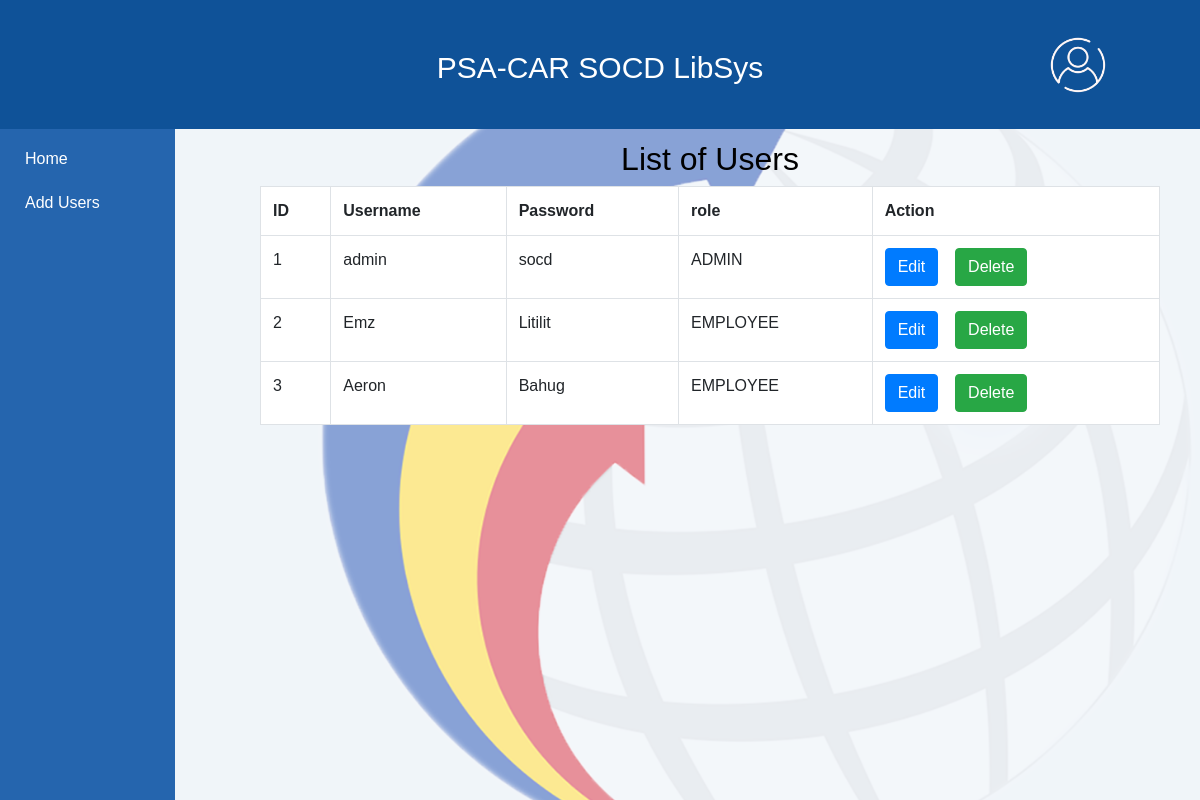
Page /manage_users.php (signed in) on the committed database.
### tables this page shows
CREATE TABLE `users` (
  `user_id` int(11) NOT NULL,
  `username` varchar(50) NOT NULL,
  `password` varchar(255) NOT NULL,
  `role` enum('ADMIN','EMPLOYEE') NOT NULL
);

### manage_users.php (the view, shortened to what this page needs)
<?php
$host = "localhost";
$db_username = "root";
$db_password = "";
$database = "file_inventory";
$conn = new mysqli($host, $db_username, $db_password, $database);
?>
<!DOCTYPE html>
<html lang="en">
<head>
    <link rel="stylesheet" href="https://maxcdn.bootstrapcdn.com/bootstrap/4.5.2/css/bootstrap.min.css">
    <link rel="stylesheet" href="css/manage_users.css">
</head>
<body>
<div id="background-container"></div>
<div id="topbar">
    <h2>PSA-CAR SOCD LibSys</h2>
    <div class="dropdown">
        <img src="ICON-4.png" alt="Dropdown Icon" width="68" height="68">
    </div>
</div>
<div id="sidebar">
    <div id="sidebar-content">
        <ul style="margin-top: 50px;">
            <li><a href="admin_dashboard.php" class="sidebar-link">Home</a></li>
            <li> <a href="add_users.php" class="sidebar-link">Add Users</a></li>
        </ul>
    </div>
</div>
<div id="content">
    <h2>List of Users</h2>
        <?php
        $res = mysqli_query($conn, "SELECT * FROM `users`");
        echo "<table class='table table-bordered table-hover'>";
        echo "<tr style='background-color: white;'>";
        echo "<th>ID</th>";
        echo "<th>Username</th>";
        echo "<th>Password</th>";
        echo "<th>role</th>";
        echo "<th>Action</th>";
        echo "</tr>";
        while ($row = mysqli_fetch_assoc($res)) {
            echo "<tr style='background-color: white;'>";
            echo "<td>" . $row['user_id'] . "</td>";
            echo "<td>" . $row['username'] . "</td>";
            echo "<td>" . $row['password'] . "</td>";
            echo "<td>" . $row['role'] . "</td>";
            echo "<td>";
            echo "<a href='' class='btn btn-primary mr-2'>Edit</a>";
            echo "<span class='separator'>&nbsp;&nbsp;</span>";
            echo "<a href='delete_users.php?id=" . $row['user_id'] . "' class='btn btn-success'>Delete</a>";
            echo "</td>";
            echo "</tr>";
        }
        echo "</table>";
        ?>
    </div>
</body>
</html>

### css/manage_users.css (style rules this page uses)
body { margin: 0; padding: 0; font-family: Arial, sans-serif; }
@media only screen and (min-width: 768px) { #sidebar { width: 220px; position: fixed; top: 40px; bottom: 0; } }
@media only screen and (min-width: 768px) { #content { margin-left: 240px; margin-top: 105px; } }
#background-container { position: fixed; top: 0; left: 0; width: 100%; height: 100%; background-image: url('../css/BgV2.png'); background-size: cover; opacity: 0.5; z-index: -1; }
#topbar { background-color: #0f5298; color: #fff; padding: 35px; text-align: center; position: fixed; top: 0; left: 0; width: 100%; z-index: 1000; }
#topbar h2 { font-weight: normal; font-size: 30px; margin-top: 15px; }
#topbar .dropdown { position: absolute; top: 50%; left: 87%; transform: translateY(-50%); cursor: pointer; }
#sidebar { background-color: #2565AE; color: #fff; padding: 10px; z-index: 999; width: 175px; }
#sidebar ul { list-style: none; padding: 0; margin: 0; }
#sidebar ul li { margin-bottom: 10px; }
#sidebar ul li a { color: #fff; text-decoration: none; display: block; padding: 5px 0; }
#sidebar-content { margin-top: 92px; margin-left: 15px; }
.sidebar-link { text-decoration: none; color: black; transition: transform 0.1s ease; }
#content { margin-top:65; padding: 20px; display: flex; flex-direction: column; align-items: center; justify-content: center; margin-top: 90px; margin-left: 240px; margin-right: 20px; }
#content h2 { margin-top: 30px; color: #000000; }
a { color: #007bff; text-decoration: none; }
.btn-primary.mr-2 { margin-right: 10px; }

### rows in the picture
users: user_id "1", username "admin", password "socd", role "ADMIN"
users: user_id "2", username "Emz", password "Litilit", role "EMPLOYEE"
users: user_id "3", username "Aeron", password "Bahug", role "EMPLOYEE"
